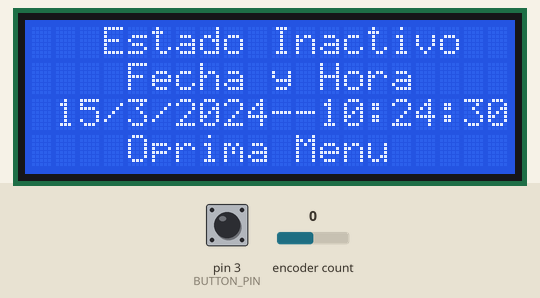
This sketch was run on a simulated Arduino Mega 2560, built with avr-gcc and run on an emulated ATmega2560. Shown: 20×4 character LCD. The test bench sets the inputs (shaded band); at power-on: pin 3 (BUTTON_PIN) HIGH, encoder count 0. The local clock reads 2024-03-15 10:24:30 at power-on unless the sketch sets it.

Above: at 1.3 s.
1.4 s: pin 3 (BUTTON_PIN) pulled LOW for 3.2 s
At 1.8 s:
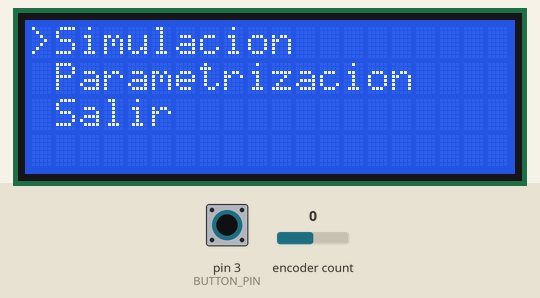
At 3.2 s:
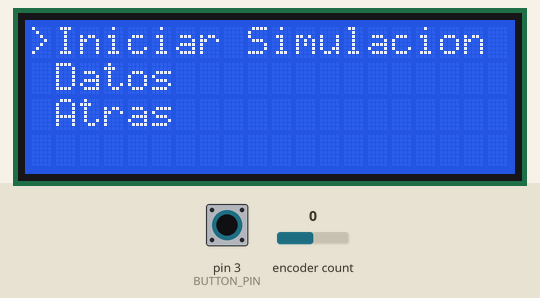
6.1 s: encoder count set to 1
7.6 s: encoder count set to 2
9.1 s: encoder count set to 3
10.6 s: encoder count set to 4
Timing chart, 0 to 13.1 s (numbered marks = the images above; inputs shaded):
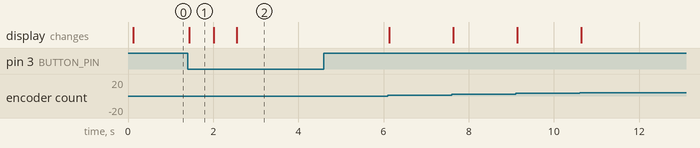

The sketch:

Menu-Encoder.ino
```cpp
#include <Wire.h>
#include <LiquidCrystal_I2C.h>
#include <Encoder.h>
#include <I2C_RTC.h>
static DS3231 RTC;
// Definir la dirección del I2C del LCD
#define LCD_ADDR 0x27
// Configuración de la pantalla LCD y del encoder
LiquidCrystal_I2C lcd(LCD_ADDR, 20, 4);
Encoder myEnc(23, 24);
// Configuración del botón del encoder
#define BUTTON_PIN 3
long oldPosition  = -999;
int menuIndex = 0;

// Definición de los elementos del menú y submenús
const char* mainMenu[] = {"Simulacion", "Parametrizacion", "Salir"};
const char* simMenu[] = {"Modulo Calor", "Modulo Frio", "Atras"};
const char* simModMenu[] = {"Iniciar Simulacion", "Datos", "Atras"};
const char* paramMenu[] = {"Tiempo", "SP Temp", "Vel. Aire", "Humedad", "Temperatura", "Presion", "Vel. Viento", "Verificar Datos", "Salir"};
const char* yesNoMenu[] = {"SI", "NO"};

const int mainMenuLength = sizeof(mainMenu) / sizeof(mainMenu[0]);
const int simMenuLength = sizeof(simMenu) / sizeof(simMenu[0]);
const int simModMenuLength = sizeof(simModMenu) / sizeof(simModMenu[0]);
const int paramMenuLength = sizeof(paramMenu) / sizeof(paramMenu[0]);
const int yesNoMenuLength = sizeof(yesNoMenu) / sizeof(yesNoMenu[0]);

const char** currentMenu = mainMenu;
int currentMenuLength = mainMenuLength;
bool inSubMenu = false;
bool inMainMenu = false;

void setup() {
  // Configurar el pin del botón
  pinMode(BUTTON_PIN, INPUT_PULLUP);
  // Inicializar la pantalla LCD
  lcd.init();
  lcd.backlight();
  lcd.clear();
  // Mostrar la pantalla de inicio
  menu_E_Inactivo();
}

void loop() {
  if (digitalRead(BUTTON_PIN) == LOW) {
    if (!inMainMenu) {
      inMainMenu = true;
      displayMenu();
    } else {
      handleMenuSelection();
    }
    delay(500);
  }
  if (inMainMenu) {
    // Leer la posición del encoder
    long newPosition = myEnc.read() / 4;
    // Si la posición ha cambiado, actualizar el índice del menú y mostrar el menú
    if (newPosition != oldPosition) {
      oldPosition = newPosition;
      menuIndex = newPosition % currentMenuLength;
      if (menuIndex < 0) {
        menuIndex += currentMenuLength;
      }
      displayMenu();
    }
  }
}

void menu_E_Inactivo() {
  lcd.setCursor(3, 0);
  lcd.print("Estado Inactivo");
  lcd.setCursor(4, 1);
  lcd.print("Fecha y Hora");
  lcd.setCursor(1, 2);
  lcd.print(RTC.getDay());
  lcd.print("/");
  lcd.print(RTC.getMonth());
  lcd.print("/");
  lcd.print(RTC.getYear());
  lcd.print("--");
  lcd.print(RTC.getHours());
  lcd.print(":");
  lcd.print(RTC.getMinutes());
  lcd.print(":");
  lcd.print(RTC.getSeconds());
  lcd.setCursor(4, 3);
  lcd.print("Oprima Menu");
}

void displayMenu() {
  // Limpiar la pantalla
  lcd.clear();
  // Mostrar los elementos del menú
  for (int i = 0; i < currentMenuLength; i++) {
    lcd.setCursor(1, i);
    lcd.print(currentMenu[i]);
  }
  // Mostrar el cursor en el ítem seleccionado
  for (int i = 0; i < currentMenuLength; i++) {
    if (i == menuIndex) {
      lcd.setCursor(0, i);
      lcd.print(">");
    } else {
      lcd.setCursor(0, i);
      lcd.print(" ");
    }
  }
}

void handleMenuSelection() {
  if (currentMenu == mainMenu) {
    switch (menuIndex) {
      case 0:
        currentMenu = simMenu;
        currentMenuLength = simMenuLength;
        menuIndex = 0;
        break;
      case 1:
        currentMenu = paramMenu;
        currentMenuLength = paramMenuLength;
        menuIndex = 0;
        break;
      case 2:
        menu_E_Inactivo();
        inMainMenu = false;
        return;
    }
  } else if (currentMenu == simMenu) {
    switch (menuIndex) {
      case 0:
      case 1:
        currentMenu = simModMenu;
        currentMenuLength = simModMenuLength;
        menuIndex = 0;
        break;
      case 2:
        currentMenu = mainMenu;
        currentMenuLength = mainMenuLength;
        menuIndex = 0;
        break;
    }
  } else if (currentMenu == simModMenu) {
    if (menuIndex == simModMenuLength - 1) {
      currentMenu = simMenu;
      currentMenuLength = simMenuLength;
      menuIndex = 0;
    } else {
      Serial.print("Simulacion Módulo - ");
      Serial.println(simModMenu[menuIndex]);
    }
  } else if (currentMenu == paramMenu) {
    if (menuIndex == paramMenuLength - 1) {
      currentMenu = mainMenu;
      currentMenuLength = mainMenuLength;
      menuIndex = 0;
    } else {
      Serial.print("Parametrizacion - ");
      Serial.println(paramMenu[menuIndex]);
    }
  } else if (currentMenu == yesNoMenu) {
    if (menuIndex == yesNoMenuLength - 1) {
      currentMenu = mainMenu;
      currentMenuLength = mainMenuLength;
      menuIndex = 0;
    } else {
      Serial.print("Yes/No - ");
      Serial.println(yesNoMenu[menuIndex]);
    }
  }
  displayMenu();
}
```

Measured:
- after the input at 1.4 s, the display: changes at once (image 1)
- what the display in image 1 shows lasts 0.6 s, from 1.4 s to 2.0 s
